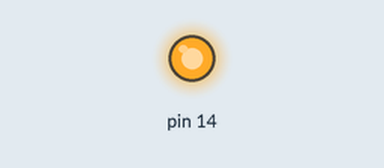
Bench run of a sketch on a simulated Arduino Uno, built with avr-gcc and run on an emulated ATmega328P. On the bench: output pins drawn as LEDs (lit = HIGH).

Above: at 0.1 s.
At 2.1 s:
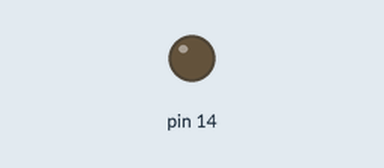
Timing chart, 0 to 3.6 s (numbered marks = the images above):
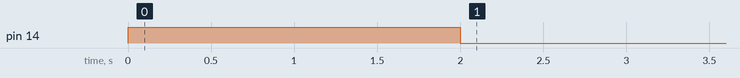

The sketch:

sketch_mar03a.ino
```cpp
void setup() {
  pinMode(14, OUTPUT);
  digitalWrite(14, HIGH);
  //Espera 2 segundos
  delay(2000);
  //colocar nivel baixo no pino D5
  digitalWrite(14, LOW);

}

void loop() {
  // put your main code here, to run repeatedly:

}
```
